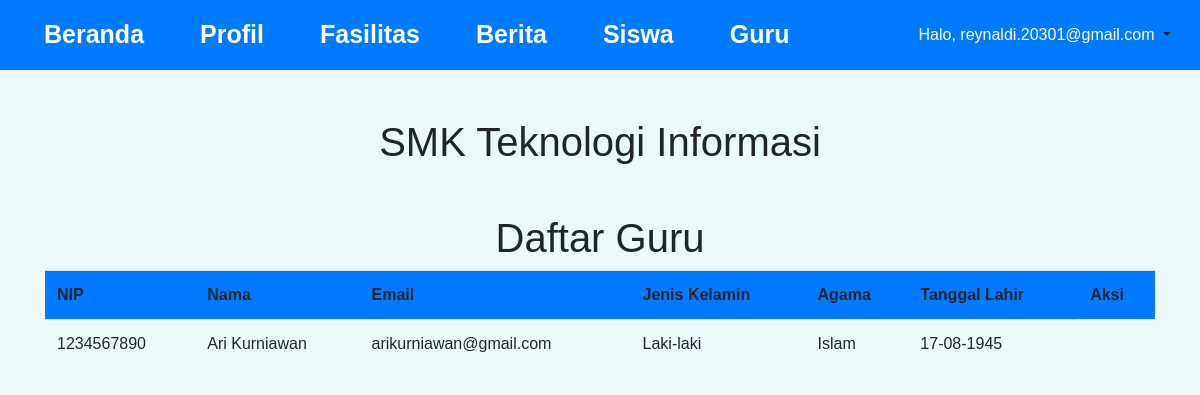
The page /guru.php (signed in) on the database its author committed.
### tables this page shows
CREATE TABLE `dbguru` (
  `id` int(11) NOT NULL,
  `nip` varchar(128) NOT NULL,
  `nama` varchar(128) NOT NULL,
  `jeniskelamin` varchar(16) NOT NULL,
  `agama` varchar(8) NOT NULL,
  `tanggallahir` date NOT NULL,
  `login_id` int(11) NOT NULL
);

CREATE TABLE `dblogin` (
  `Id` int(11) NOT NULL,
  `Username` varchar(30) NOT NULL,
  `Password` varchar(30) NOT NULL,
  `jenis` varchar(16) NOT NULL
);

### guru.php (the view, shortened to what this page needs)
<?php
    include 'header.php';
?>
    <div class="container-fluid">
        <h1 class="my-5 text-center">SMK Teknologi Informasi</h1>
        <div class="row">
            <div class="container">
                <h1>Daftar Guru</h1>
                <table class="table mb-5">
                    <tr class="bg-primary color-white">
                        <th>NIP</th>
                        <th>Nama</th>
                        <th>Email</th>
                        <th>Jenis Kelamin</th>
                        <th>Agama</th>
                        <th>Tanggal Lahir</th>
                        <th>Aksi</th>
                    </tr>
                    <?php
                        include 'koneksi.php';
                        $daftar_guru = mysqli_query($koneksi,"SELECT * FROM dbguru INNER JOIN dblogin ON dbguru.login_id=dblogin.Id");
                        while ($guru =  mysqli_fetch_assoc($daftar_guru)) {
                            if(isset($_SESSION['jenis'])){
                                if($_SESSION['jenis'] == 'admin') {
                                    echo '
                                    <tr>
                                        <td>' . $guru["nip"] . '</td>
                                        <td>' . $guru["nama"] . '</td>
                                        <td>' . $guru["Username"] . '</td>
                                        <td>' . $guru["jeniskelamin"] . '</td>
                                        <td>' . $guru["agama"] . '</td>
                                        <td>' . date('d-m-Y', strtotime($guru["tanggallahir"])) . '</td>
                                        <td> <a href="edit_guru.php?id=' . $guru["login_id"] . '"> Ubah </a> | <a href="delete_guru.php?id=' . $guru["login_id"] . '">Hapus</a>
                                    </tr>';
                                }else{
                                    echo '
                                    <tr>
                                        <td>' . $guru["nip"] . '</td>
                                        <td>' . $guru["nama"] . '</td>
                                        <td>' . $guru["Username"] . '</td>
                                        <td>' . $guru["jeniskelamin"] . '</td>
                                        <td>' . $guru["agama"] . '</td>
                                        <td>' . date('d-m-Y', strtotime($guru["tanggallahir"])) . '</td>
                                    </tr>';
                                }
                            }
                        }
                    ?>
                </table>
            </div>
        </div>
    </div>
<?php
    include 'footer.php';
?>

### css/style.css (style rules this page uses)
body { font-family: sans-serif; background: #ebf9fb; }
h1 { text-align: center; font-weight: 300; }

### rows shown on the page
dbguru: nip "1234567890", nama "Ari Kurniawan", dblogin.Username "arikurniawan@gmail.com", jeniskelamin "Laki-laki", agama "Islam", tanggallahir "17-08-1945"

### other values the page prints
$_SESSION["username"] "reynaldi.20301@gmail.com"
